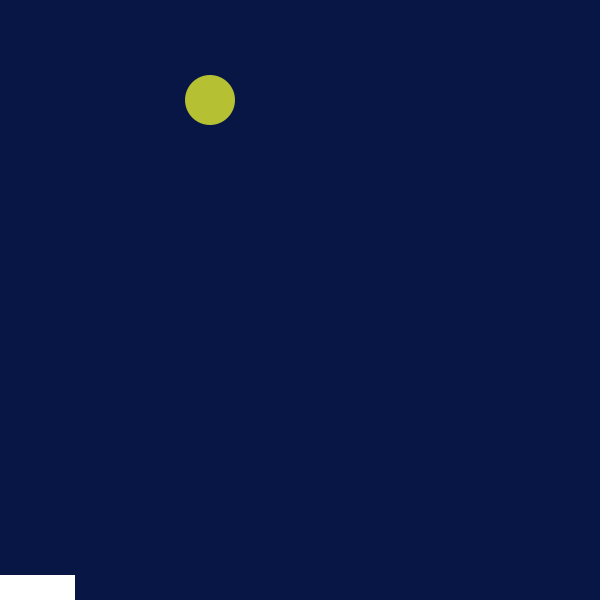
Frame 1 (no input)
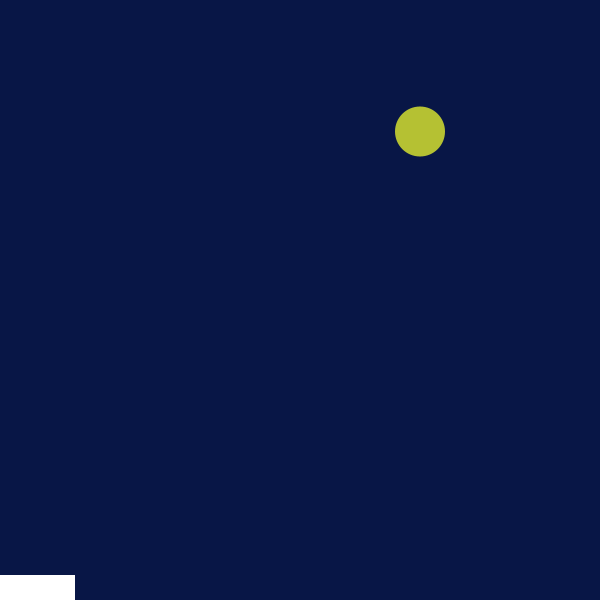
Frame 60 (the mouse pressed at the canvas centre just before this capture)
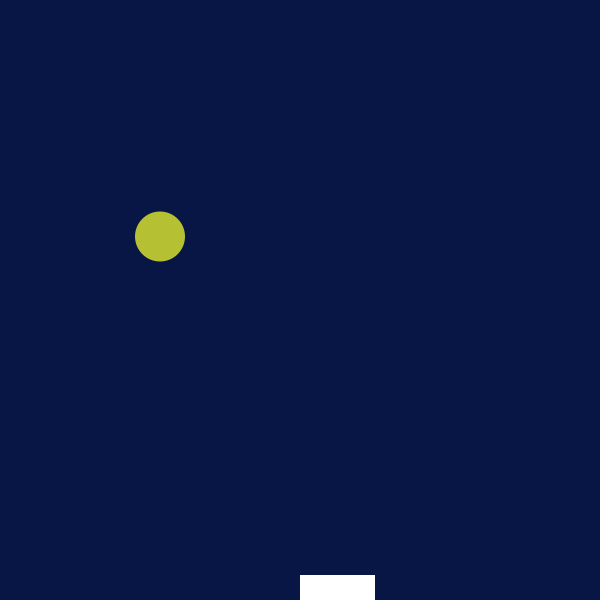
Frame 120 (the mouse held since frame 60 and released just before this capture)

The Processing sketch that drew these frames (run headless with seeded random() and noise(); from frame 60 on, the mouse is pressed at the canvas centre):

// Processing sketch: processing_118982
// ── processing_118982.pde

Paddle paddlePoint;

void setup () {
//setting background size
size(600,600) ;
paddlePoint = new Paddle ();
frameRate(60);
}

float ballX = 200;
float ballY = 100;
float speedX = 10;
float speedY = 0;

void draw(){

if(ballX < 0 || ballX > width) speedX = -speedX;
if (ballY > height){
speedY -= 1.5;
speedY = -speedY; }
float distance = abs(mouseX - ballX); 

ballX += speedX;
ballY += speedY;
speedY += 1.5;
//colours of ball, paddle and background
background(8,22,70) ;
fill (181,193,51) ;
noStroke();
ellipse(ballX, ballY, 50,50) ;
fill (255);

paddlePoint.display();

fill (0) ;
int counter = 0;
//linking triangle to a point on wall and paddle
if(ballX <1){
background(255,0,0); 
fill(255);
triangle(ballX, ballY, 0, height, paddlePoint.x, paddlePoint.y + paddlePoint.h); 
//counter++;
//text("Counter is " + counter, 100,);
fill(250, 255, 0);
text("Y=mX+c", 300, 300);
textSize(50);

}
//creating triangles within the game
if(ballX >599){
background(255,0,0); 
fill(255);
triangle(ballX, ballY, 600, height, paddlePoint.x, paddlePoint.y + paddlePoint.h);
fill(250, 255, 0);
text("Y=mX+c", 300, 300);
textSize(50);

}

}

class Paddle{

float x, y, w, h;

Paddle(){
x = mouseX;
y = 600 - 25;
w = 75;
h = 25;
}
void display(){
x = mouseX;
rect(x, y, w, h);
fill(289,76,0);

} 
}
